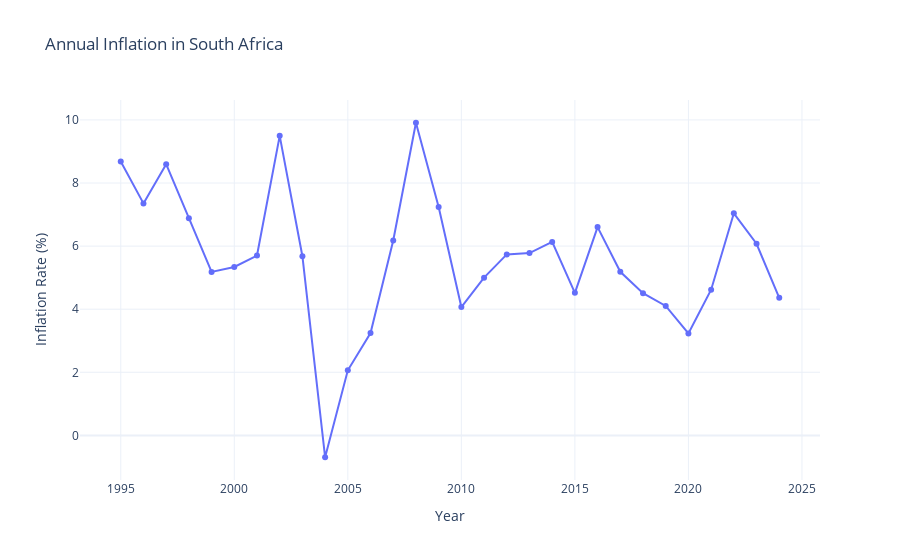

This figure's notebook cell:
### Code cell
fig = px.line(
    df_final,
    x='Year',
    y='Inflation',
    title='Annual Inflation in South Africa',
    markers=True
)
fig.update_layout(
    yaxis_title="Inflation Rate (%)",
    xaxis_title="Year",
    template="plotly_white"   
)
fig.show()

### Figure 1 — Plotly figure (JSON) as saved in the notebook; plotly's stock layout.template omitted (floating-point values rounded to 4 significant figures)
{"data": [{"hovertemplate": "Year=%{x}<br>Inflation=%{y}<extra></extra>", "legendgroup": "", "line": {"color": "#636efa", "dash": "solid"}, "marker": {"symbol": "circle"}, "mode": "lines+markers", "name": "", "orientation": "v", "showlegend": false, "type": "scatter", "x": [1995, 1996, 1997, 1998, 1999, 2000, 2001, 2002, 2003, 2004, 2005, 2006, 2007, 2008, 2009, 2010, 2011, 2012, 2013, 2014, 2015, 2016, 2017, 2018, 2019, 2020, 2021, 2022, 2023, 2024], "xaxis": "x", "y": [8.68, 7.354, 8.598, 6.881, 5.181, 5.339, 5.702, 9.495, 5.679, -0.692, 2.063, 3.244, 6.178, 9.91, 7.238, 4.067, 5.001, 5.738, 5.78, 6.133, 4.519, 6.603, 5.186, 4.51, 4.103, 3.232, 4.619, 7.04, 6.075, 4.361], "yaxis": "y"}], "layout": {"legend": {"tracegroupgap": 0}, "title": {"text": "Annual Inflation in South Africa"}, "xaxis": {"anchor": "y", "domain": [0, 1], "title": {"text": "Year"}}, "yaxis": {"anchor": "x", "domain": [0, 1], "title": {"text": "Inflation Rate (%)"}}}}
